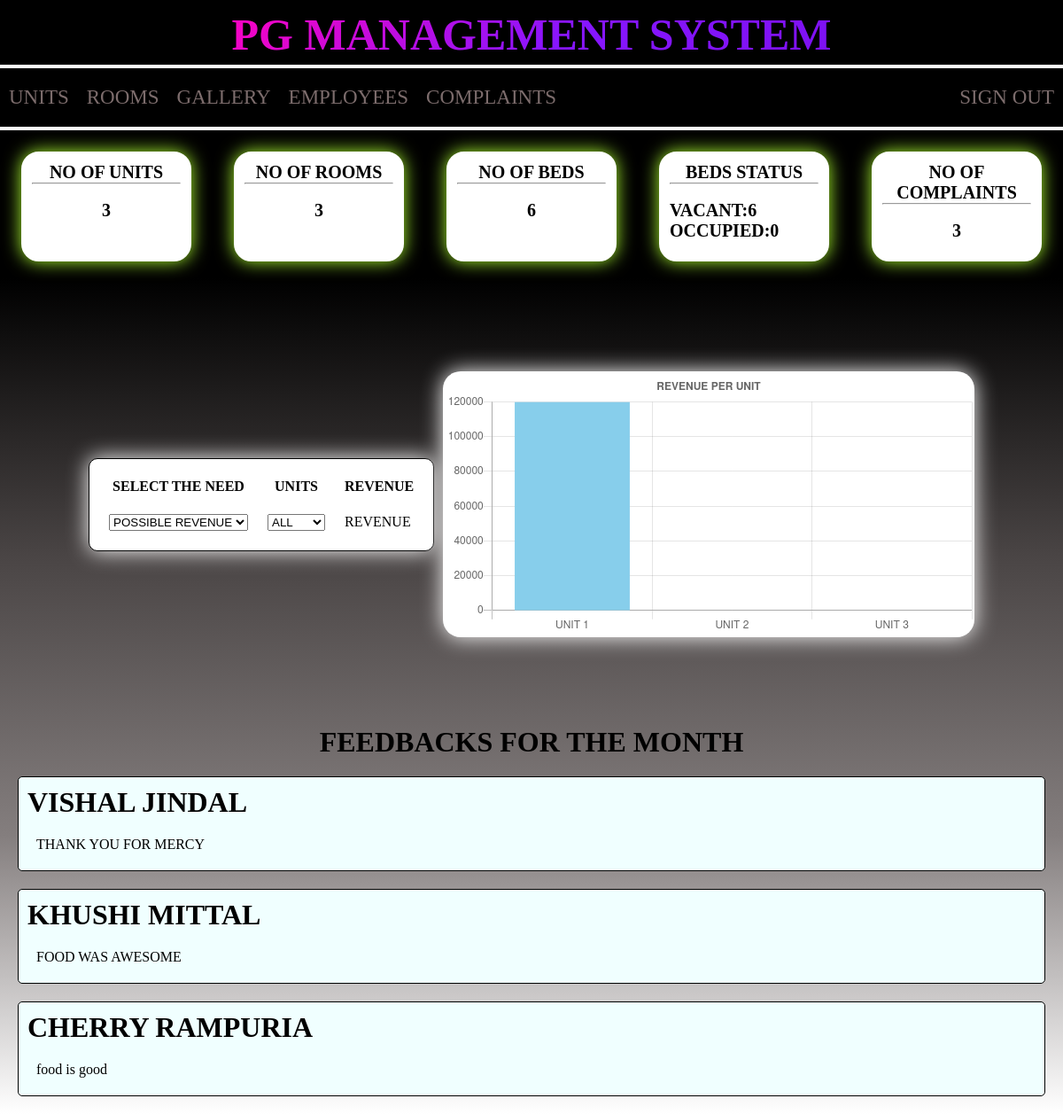
Screenshot of /phpwebsites/websites/owner1.php (signed in) with the database file from the repository.
### tables this page shows
CREATE TABLE `feedback` (
  `FID` int(11) NOT NULL,
  `SID` int(11) NOT NULL,
  `COMMENT` text NOT NULL,
  `DOC` date NOT NULL
);

CREATE TABLE `student` (
  `SID` int(11) NOT NULL,
  `NAME` varchar(20) NOT NULL,
  `PHONE_NUMBER` varchar(15) NOT NULL,
  `GENDER` varchar(10) NOT NULL,
  `RNO` int(11) NOT NULL,
  `UNO` int(11) NOT NULL,
  `RENT` int(11) NOT NULL,
  `DOJ` date NOT NULL,
  `username` varchar(15) NOT NULL,
  `password` varchar(15) NOT NULL
);

### phpwebsites/websites/owner1.php (the view, shortened to what this page needs)
<?php
$conn = mysqli_connect("localhost:3307", "root", "", "pgms");
?>
<!DOCTYPE html>
<html lang="en">
<head>
    <link rel="stylesheet" href="owner1.css">
    <link rel="stylesheet" href="own.css">
</head>
<body>
    <header>
        <h1 style="margin-top:5px;margin-bottom:0;">PG MANAGEMENT SYSTEM</h1>
    </header>
    <hr>
    <nav>
        <ul id="leftnav">
            <li><a href="units.php" target="_blank">UNITS</a></li>
            <li><a href="" target="_blank">ROOMS</a></li>
            <li><a href="gallery.html" target="_blank">GALLERY</a></li>
            <li><a href="addemployee.php" target="_blank">EMPLOYEES</a></li>
            <li><a href="#feedback" style="transition-duration: 0.5s;">COMPLAINTS</a></li>
        </ul>
        <ul id="rightnav">
            <li><a href="destroy.php" target="_blank" >sign out</a></li>
        </ul>
    </nav>
        <div class="normaldetails">
        <div>
                <p><b>NO OF UNITS</b></p>
                <hr><br>
                <b><?php
                $tu="SELECT count(*) as total from UNIT";
                $resulttu=mysqli_query($conn,$tu);
                while($rowu=mysqli_fetch_assoc($resulttu))
                {
                    echo $rowu['total'];
                }?></b>
            </div>
            <div>
                <p><b>NO OF ROOMS</b></p>
                <hr>
                <br>
                <b><?php
                $tr="SELECT count(*) as total from ROOMS";
                $resulttr=mysqli_query($conn,$tr);
                while($row=mysqli_fetch_assoc($resulttr))
                {
                    echo $row['total'];
                }?>
                </b>
            </div>
            <div>
                <p><b>NO OF BEDS</b></p>
                <hr><br>
                <b><?php
                $tu="SELECT sum(TOTAL_BEDS) as total from rooms";
                $resulttu=mysqli_query($conn,$tu);
                while($rowu=mysqli_fetch_assoc($resulttu))
                {
                    echo $rowu['total'];
                }?></b>
            </div>
            <div>
                <p><b>BEDS STATUS </b></p>
                <hr><br>
                <b>VACANT:<?php
                $tu="SELECT sum(TOTAL_BEDS-BEDS_OCCUPIED) as total from rooms";
                $resulttu=mysqli_query($conn,$tu);
                while($rowu=mysqli_fetch_assoc($resulttu))
                {
                    echo $rowu['total'];
                }?> OCCUPIED:<?php
                $tu="SELECT sum(BEDS_OCCUPIED) as total from rooms";
                $resulttu=mysqli_query($conn,$tu);
                while($rowu=mysqli_fetch_assoc($resulttu))
                {
                    echo $rowu['total'];
                }?></b>
            </div>
            <div>
                <p style="text-align:center;"><b>NO OF COMPLAINTS</b></p>
                <hr><br>
                <b><?php
            $conn = mysqli_connect("localhost:3307", "root", "", "pgms");
            $sql  = "SELECT count(*) as total from `feedback`";
            $result =mysqli_query($conn,$sql);
            while ($row = mysqli_fetch_assoc($result))
            {
               echo $row['total'];
            }
        ?></b>
            </div>
        </div>
    <div id="tc">
    <table style="box-shadow: 0 0 25px white;">
        <tr>
            <th>SELECT THE NEED</th>
            <th>UNITS</th>
            <th>REVENUE</th>
        </tr>
        <tr>
        <td><select id="s1" onselect="revenue()" onmouseover="revenue()">
                <option value="POSSIBLE">POSSIBLE REVENUE</option>
            </select></td>
            <td><select id="s2" onselect="revenue()" onmouseover="revenue()">
                <option value="ALL">ALL</option>
            </select></td>
            <td id="revenue">REVENUE</td>
        </tr>
    </table>
    <canvas id="myChart" style="width:100%;max-width:600px;border-radius: 20px;box-shadow:0 0  25px white;"></canvas>
    </div>
    <div id="feedback">
            <h1 id="description" style="text-align:center;">FEEDBACKS FOR THE MONTH</h1>
            <div id="feedback">
            <?php
                $conn = mysqli_connect("localhost:3307", "root", "", "pgms");
                $sql  = "SELECT * from `feedback`";
                $result =mysqli_query($conn,$sql);
                while ($row = mysqli_fetch_assoc($result))
                {
                    $find=$row["SID"];
                    $sql = "SELECT `name` from `student` where `SID`=$find;";
                    $result1 =mysqli_query($conn,$sql);
                    if($row1 = mysqli_fetch_assoc($result1))
                    {echo "<div class='comment' style='background-color: azure;border: 1px solid black;border-radius:5px;margin:20px;'><h1 style='margin:10px'>".$row1['name']."</h1>";
                    echo "<p style='margin:20px'>".$row["COMMENT"]."</p></div>";}
                }
            ?>
    </div>
    <script>
// var xValues = ["UNIT 1", "UNIT 2", "UNIT 3", "UNIT 4", "UNIT 5"];
var xValues = [<?php
                $sqloption="Select * from `unit`;";
                $resultoptions=mysqli_query($conn,$sqloption);
                $i=0;
                while($row=mysqli_fetch_assoc($resultoptions))
                {
                    if($i++==0)
                    echo "\"UNIT ".$row['UNO']."\"";
                    else
                    echo ",\"UNIT ".$row['UNO']."\"";
                }
                ?>];
// var yValues = [55, 49, 44, 24, 15];
var yValues = [<?php
                $sqloption="Select * from `unit`;";
                $resultoptions=mysqli_query($conn,$sqloption);
                $i=0;
                while($row=mysqli_fetch_assoc($resultoptions))
                {
                    $sqlrev="Select sum(BASERENT*TOTAL_BEDS) as rev from `rooms` where `UNO`=".$row['UNO'].";";
                    $resultrev=mysqli_query($conn,$sqlrev);
                    while($row1=mysqli_fetch_assoc($resultrev))
                    {if($i++==0)
                        echo "\"".$row1['rev']."\"";
                    else
                        echo ",\"".$row1['rev']."\"";
                    }
                }
                ?>];
var barColors = ["skyblue", "lightgreen","blue","orange","brown"];
new Chart("myChart", {
  type: "bar",
  data: {
    labels: xValues,
    datasets: [{
      backgroundColor: barColors,
      data: yValues
    }]
  },
  options: {
    legend: {display: false},
    title: {
      display: true,
      text: "REVENUE PER UNIT"
    }
  }
});
</script>
</body>
</html>

### phpwebsites/websites/owner1.css (style rules this page uses)
* { margin:0; padding:0; }
header { margin: 0; display: flex; background-color: black; justify-content: space-around; }
header h1 { color: white; top: 0; padding: 5px; }
header h1 { text-transform: uppercase; background-image: linear-gradient( -225deg, #fe02bf 0%, #8716ff 29%, #770de9 67%, #3784f6 100% ); background-size: auto auto; background-clip: border-box; background-size: 200% auto; color: #fff; background-clip: text; text-fill-color: transparent; -webkit-background-clip: text; -webkit-text-fill-color: transparent; animation: textclip 2s linear infinite; display: inline-block; font-size: 50px; top:0; }
body>hr { margin-top:0; margin-bottom: 0; border: 1px solid white; color: white; }
nav { padding-top: 10px; padding-bottom: 10px; position: sticky; top:0; top: 0px; background-color: rgb(0, 0, 0); color: rgb(132, 114, 114); display: flex; justify-content: space-between; border-bottom: 4px solid white; border-top: 2px solid white; }
li a { text-decoration: none; color: rgb(124, 108, 108); text-transform:uppercase; font-size: 23px; }
nav ul { text-decoration:none; display: flex; list-style: none; justify-content: space-between; }
nav ul li { list-style: none; margin: 10px;; }
.normaldetails { display: flex; justify-content: space-between; }
.normaldetails div { box-shadow: 0 0 20px greenyellow; background-color: white; width: 300px; height: 100px; border: 2px solid white; border-radius:20px; margin: 2%; padding: 10px; }
.normaldetails div b { display: flex; justify-content: center; }
#tc { display: flex; justify-content: space-between; padding:100px; align-items: center; }
#tc table,tr { background-color: white; padding: 10px; border: 1px solid black; border-radius: 10px; }
canvas { background-color:white; }
#tc td,th { padding: 10px; }
body { background-image: linear-gradient(black,rgb(0, 0, 0),rgb(74, 69, 69),rgb(132, 126, 126),white); }

### phpwebsites/websites/own.css (style rules this page uses)
* { margin:0; padding:0; }
header { margin: 0; display: flex; background-color: black; justify-content: space-around; }
header h1 { color: white; top: 0; padding: 5px; }
header h1 { text-transform: uppercase; background-image: linear-gradient( -225deg, #fe02bf 0%, #8716ff 29%, #770de9 67%, #3784f6 100% ); background-size: auto auto; background-clip: border-box; background-size: 200% auto; color: #fff; background-clip: text; text-fill-color: transparent; -webkit-background-clip: text; -webkit-text-fill-color: transparent; animation: textclip 2s linear infinite; display: inline-block; font-size: 50px; top:0; }
body>hr { margin-top:0; margin-bottom: 0; border: 1px solid white; color: white; }
nav { padding-top: 10px; padding-bottom: 10px; position: sticky; top:0; top: 0px; background-color: rgb(0, 0, 0); color: rgb(132, 114, 114); display: flex; justify-content: space-between; border-bottom: 4px solid white; border-top: 2px solid white; }
li a { text-decoration: none; color: rgb(124, 108, 108); text-transform:uppercase; font-size: 23px; }
nav ul { text-decoration:none; display: flex; list-style: none; justify-content: space-between; }
nav ul li { list-style: none; margin: 10px;; }
.normaldetails { display: flex; justify-content: space-between; }
.normaldetails div { box-shadow: 0 0 20px greenyellow; background-color: white; width: 300px; height: 100px; border: 2px solid white; border-radius:20px; margin: 2%; padding: 10px; }
.normaldetails div b { display: flex; justify-content: center; }
#tc { display: flex; justify-content: space-between; padding:100px; align-items: center; }
#tc table,tr { background-color: white; padding: 10px; border: 1px solid black; border-radius: 10px; }
canvas { background-color:white; }
#tc td,th { padding: 10px; }
body { background-image: linear-gradient(black,rgb(0, 0, 0),rgb(74, 69, 69),rgb(132, 126, 126),white); }
b { font-size: 20px; }

### rows the page displays
feedback: SID.NAME "VISHAL JINDAL", COMMENT "THANK YOU FOR MERCY"
feedback: SID.NAME "KHUSHI MITTAL", COMMENT "FOOD WAS AWESOME"
feedback: SID.NAME "CHERRY RAMPURIA", COMMENT "food is good"

### other values shown
$rowu['total'] "3"
$row['total'] "3"
$rowu['total'] "6"
$rowu['total'] "0"
chart data {{ $row['UNO'] }} 1
chart data {{ $row['UNO'] }} 2, 3
chart data {{ $row1['rev'] }} 120000
